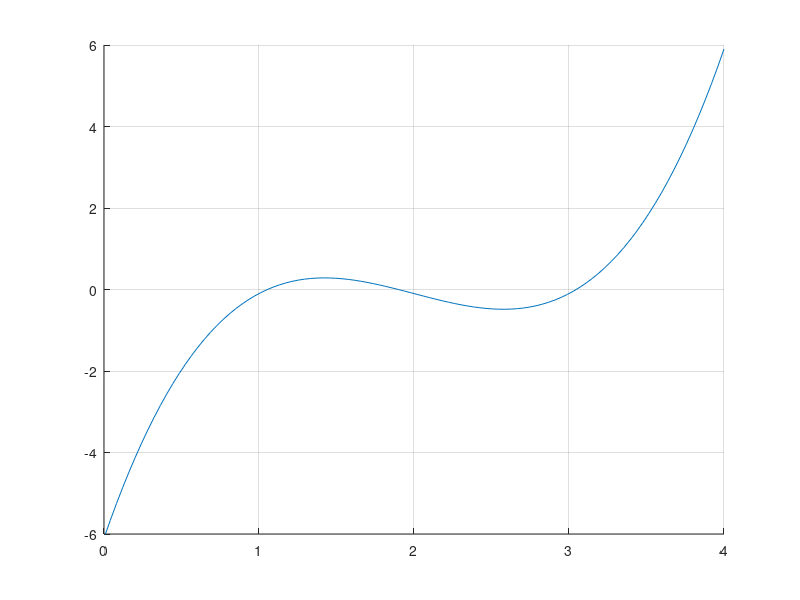

Here is the MATLAB script that generated this plot:
% Matlab Initialization 
close all;  % closes all plot windows
clear;      % clears variables from memory
clc;        % clear the command window

%% Part a - Graphical Method
% Initialize x array to be used for plotting. linspace(a,b,n) creates an
% array of n points between a and b
x = linspace(0,4,100); % array of 100 points between 0 and 4
% compute the function at all points in x. In this problem, we forgo using
% a for loop to make use of Matlab's element-wise operators. Using .* and
% .^ performs multiplication and exponents for every element in the initial
% array. Addition and subtraction do not need a dot. 
y = x.^3 - 6.*x.^2 + 11.*x - 6.1;
% Create the plot
figure();   % This forces matlab to create a new figure
hold on;    % by default matlab overwrites every plot its mades. This stops that behaviour
% create a line plot
plot(x,y)
grid on;    % enables grid lines on the plot
% Set x and y plot limits. Matlab sets these automatically otherwise
xlim([0,4]) 
ylim([-6,6])

%% Part b - Newton-Raphson Method
xOld = 3.5;  % Set initial guess
iterMax = 3;
% Begin iterations. Use for loop because we are limiting to 3 iterations
for iter = 1:iterMax+1
    % compute function and deriviative at x_i
    f = xOld^3 - 6*xOld^2 + 11*xOld - 6.1;
    fPrime = 3*xOld^2 - 12*xOld + 11;
    
    % Compute x_i+1
    xNew = xOld - f/fPrime;
   
    % The following code displays the output in a cleanly formatted way
    if iter == 1
        fprintf('iter |  x_i          |  f(x_i)       |  f`(x_i)      |  x_i+1 \n')
    end
    fprintf('%4d | %13e | %13e | %13e | %13e \n', iter-1, xOld, f, fPrime, xNew)
    
    % Replace x_i with x_i+1
    xOld = xNew;
    % At this point you would add code to check convergance.
end
